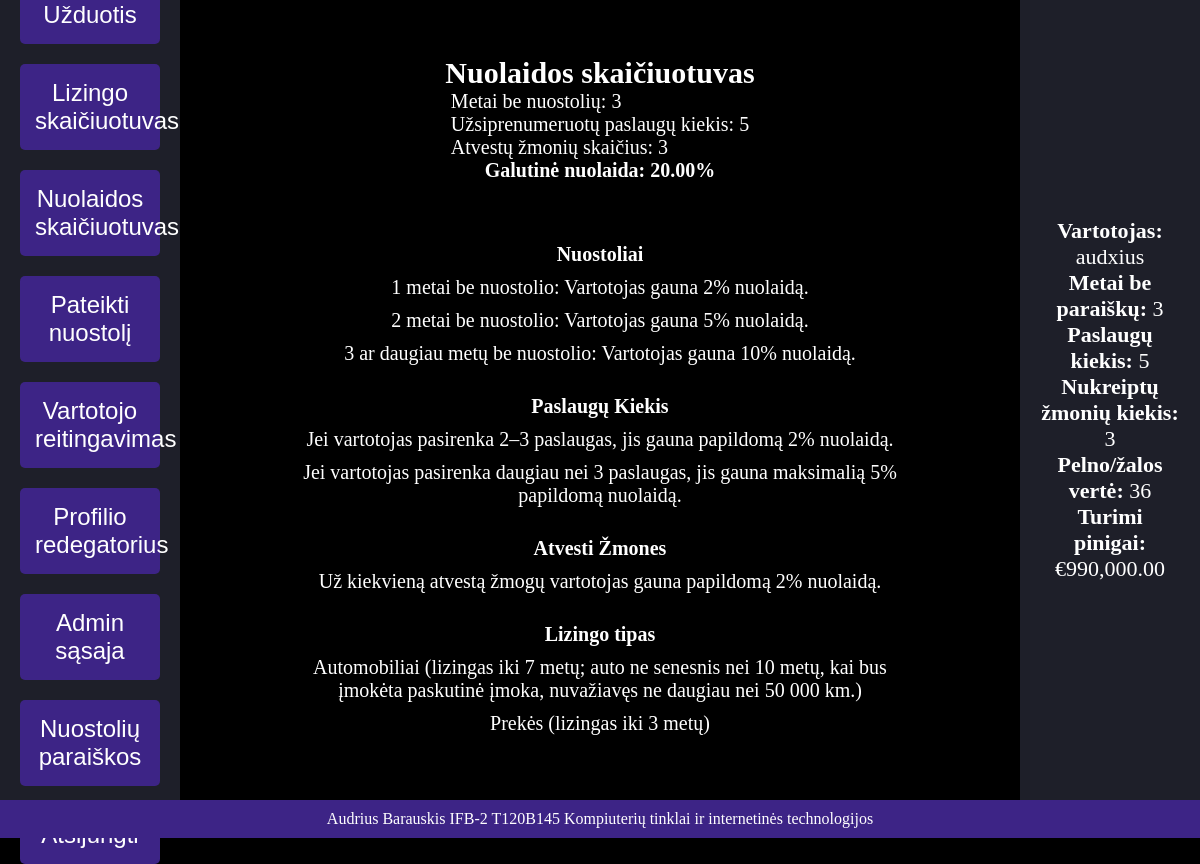
Page /discount_calculator.php (signed in) on the committed database.
### tables this page shows
CREATE TABLE `Users` (
  `user_id` int(11) NOT NULL,
  `name` varchar(100) NOT NULL,
  `years_no_claims` int(11) DEFAULT 0,
  `num_services` int(11) DEFAULT 1,
  `referrals` int(11) DEFAULT 0,
  `email` varchar(255) NOT NULL,
  `password` varchar(255) NOT NULL,
  `profit_loss_score` decimal(10,2) DEFAULT 0.00,
  `referrer_id` int(11) DEFAULT NULL,
  `balance` decimal(10,2) DEFAULT 0.00,
  `role` enum('admin','moderator','user') DEFAULT 'user'
);

### discount_calculator.php (the view, shortened to what this page needs)
<?php
include 'header.php';
require_once 'db.php';
function calculateDiscount($yearsNoClaims, $numServices, $referrals) {
    $discountByYears = [1 => 0.02, 2 => 0.05, 3 => 0.10];
    $discount = 0;
    if (array_key_exists($yearsNoClaims, $discountByYears)) {
        $discount += $discountByYears[$yearsNoClaims];
    } elseif ($yearsNoClaims > 3) {
        $discount += $discountByYears[3];
    }
    if ($numServices >= 2 && $numServices <= 3) {
        $discount += 0.02;
    } elseif ($numServices > 3) {
        $discount += 0.05;
    }
    $discount += $referrals * 0.02;
    return min($discount, 0.20) * 100;
}
$userId = $_SESSION['user_id'];
$stmt = $pdo->prepare("SELECT years_no_claims, num_services FROM Users WHERE user_id = ?");
$stmt->execute([$userId]);
$user = $stmt->fetch();
$referralStmt = $pdo->prepare("SELECT COUNT(*) AS referral_count FROM Users WHERE referrer_id = ?");
$referralStmt->execute([$userId]);
$referralCount = $referralStmt->fetchColumn();
if ($user) {
    $yearsNoClaims = $user['years_no_claims'];
    $numServices = $user['num_services'];
    $referrals = $referralCount;
    $totalDiscount = calculateDiscount($yearsNoClaims, $numServices, $referrals);
    echo "<h2>Nuolaidos skaičiuotuvas</h2>";
    echo "Metai be nuostolių: $yearsNoClaims <br>";
    echo "Užsiprenumeruotų paslaugų kiekis: $numServices <br>";
    echo "Atvestų žmonių skaičius: $referrals <br>";
    echo "<strong>Galutinė nuolaida: " . number_format($totalDiscount, 2) . "%</strong>";
} else {
    echo "Vartotojas nerastas.";
}
?>
<!DOCTYPE html>
<html lang="en">
<head>
</head>
<body>
<h4>Nuostoliai</h4>
<ul>
    <li>1 metai be nuostolio: Vartotojas gauna 2% nuolaidą.</li>
    <li>2 metai be nuostolio: Vartotojas gauna 5% nuolaidą.</li>
    <li>3 ar daugiau metų be nuostolio: Vartotojas gauna 10% nuolaidą.</li>
</ul>
<h4>Paslaugų Kiekis</h4>
<ul>
    <li>Jei vartotojas pasirenka 2–3 paslaugas, jis gauna papildomą 2% nuolaidą.</li>
    <li>Jei vartotojas pasirenka daugiau nei 3 paslaugas, jis gauna maksimalią 5% papildomą nuolaidą.</li>
</ul>
<h4>Atvesti Žmones</h4>
<ul>
    <li>Už kiekvieną atvestą žmogų vartotojas gauna papildomą 2% nuolaidą.</li>
</ul>
<h4>Lizingo tipas</h4>
<ul>
    <li>Automobiliai (lizingas iki 7 metų; auto ne senesnis nei 10 metų, kai bus įmokėta paskutinė įmoka, nuvažiavęs ne daugiau nei 50 000 km.)</li>
    <li>Prekės (lizingas iki 3 metų)</li>
</ul>
</body>
</html>
<?php include 'footer.php'; ?>

### footer.php (shortened to what this page needs)
<?php
require_once 'db.php';
$userId = $_SESSION['user_id'];
try {
    $stmt = $pdo->prepare("
        SELECT U.name AS username, U.years_no_claims, U.num_services,
               COUNT(R.user_id) AS referral_count,
               (U.years_no_claims * 5 + U.num_services * 3 + COUNT(R.user_id) * 2) AS profit_loss_score,
               U.balance
        FROM Users U
        LEFT JOIN Users R ON U.user_id = R.referrer_id
        WHERE U.user_id = ?
        GROUP BY U.user_id
    ");
    $stmt->execute([$userId]);
    $userInfo = $stmt->fetch(PDO::FETCH_ASSOC);
} catch (Exception $e) {
    die("Klaida užklausos vykdyme: " . $e->getMessage());
}
?>
</div>
<div id="right-sidebar">
    <?php if ($userInfo): ?>
        <p><strong>Vartotojas:</strong> <?= htmlspecialchars($userInfo['username']); ?></p>
        <p><strong>Metai be paraiškų:</strong> <?= htmlspecialchars($userInfo['years_no_claims']); ?></p>
        <p><strong>Paslaugų kiekis:</strong> <?= htmlspecialchars($userInfo['num_services']); ?></p>
        <p><strong>Nukreiptų žmonių kiekis:</strong> <?= htmlspecialchars($userInfo['referral_count']); ?></p>
        <p><strong>Pelno/žalos vertė:</strong> <?= htmlspecialchars($userInfo['profit_loss_score']); ?></p>
        <p><strong>Turimi pinigai:</strong> €<?= number_format($userInfo['balance'], 2); ?></p>
    <?php else: ?>
        <p>Jokios papildomos informacijos.</p>
    <?php endif; ?>
</div>
</div>
<footer>
    <p>Audrius Barauskis IFB-2 T120B145 Kompiuterių tinklai ir internetinės technologijos</p>
</footer>
</body>
</html>

### style.css (style rules this page uses)
* { margin: 0; padding: 0; box-sizing: border-box; }
body, html { height: 100%; display: flex; flex-direction: column; color: white; background-color: black; }
#right-sidebar { width: 15%; background-color: #1e1f29; padding: 20px; text-align: center; font-size: 22px; text-align: center; display: flex; flex-direction: column; align-items: center; justify-content: center; }
footer { text-align: center; padding: 10px; background-color: #3d2486; color: #fff; position: relative; bottom: 0; width: 100%; }

### discount_calculator.php (style rules this page uses)
h4 { text-align: center; margin-top: 20px; }
ul { max-width: 600px; margin: 0 auto; text-align: center; list-style-type: none; padding: 0; }
ul li { margin: 10px 0; }

### rows in the picture
users: years_no_claims "3", num_services "5", name "audxius", balance "990,000.00"

### other values in the picture
$referrals "3"
$totalDiscount "20.00"
$userInfo['referral_count'] "3"
$userInfo['profit_loss_score'] "36"
